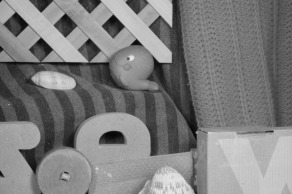
#> input picture Computer Vision/pset4/code/inputs/frame10.jpg, 292 x 194 px
$ python prob4.py
#> lines starting #> are read from the running program, lines starting #| are printed output that depends on the picture
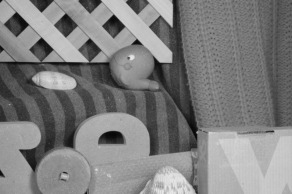
#> input picture Computer Vision/pset4/code/inputs/frame11.jpg, 292 x 194 px
## Default modules imported. Import more if you need to.
import numpy as np
from scipy.signal import convolve2d as conv2

# Use these as the x and y derivative filters
fx = np.float32([[1,0,-1]]) * np.float32([[1,1,1]]).T / 6.
fy = fx.T


# Compute optical flow using the lucas kanade method
# Use the fx, fy, defined above as the derivative filters
# and compute derivatives on the average of the two frames.
# Also, consider (x',y') values in a WxW window.
# Return two image shape arrays u,v corresponding to the
# horizontal and vertical flow.
def lucaskanade(f1,f2,W):
#> called with W = 11
    u = np.zeros(f1.shape)
    v = np.zeros(f1.shape)

    summer = np.ones([W,W])

    # add to diagonal elements for stability
    epsilon = 10**-10

    # time gradient
    It = f2-f1

    # gradient of avg of two frames
    I = (f2+f1)/2
    Ix = conv2(I, fx, mode='same', boundary='symm')
    Iy = conv2(I, fy, mode='same', boundary='symm')

    # elementwise multiplications of gradient terms
    Ixx = Ix*Ix
    Ixy = Ix*Iy
    Iyy = Iy*Iy
    Ixt = Ix*It
    Iyt = Iy*It

    # local summations using convolution with kernel of ones
    Ixx = conv2(Ixx,summer,mode='same',boundary='fill') + epsilon
    Ixy = conv2(Ixy,summer,mode='same',boundary='fill')
    Iyy = conv2(Iyy,summer,mode='same',boundary='fill') + epsilon
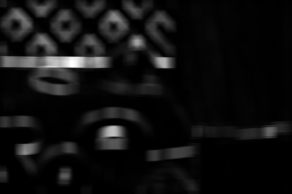
#> Iyy: shape (194, 292) float64; min 0.000136, max 2.13, mean 0.144; drawn with min black and max white
    Ixt = conv2(Ixt,summer,mode='same',boundary='fill')
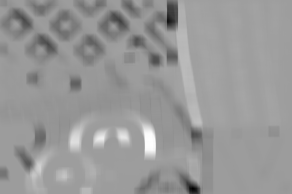
#> Ixt: shape (194, 292) float64; min -1.22, max 0.763, mean -0.0343; drawn with min black and max white
    Iyt = conv2(Iyt,summer,mode='same',boundary='fill')
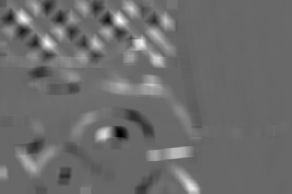
#> Iyt: shape (194, 292) float64; min -0.452, max 0.655, mean 0.0201; drawn with min black and max white

    # elementwise solution of 2x2 linear system for every pixel
    u = (Ixy*Iyt-Iyy*Ixt)/(Ixx*Iyy-Ixy*Ixy)
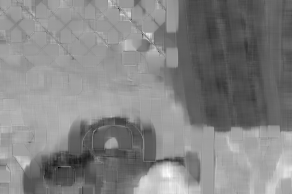
#> u: shape (194, 292) float64; min -3.01, max 2.84, mean 0.0222; drawn with min black and max white
    v = (Ixy*Ixt-Ixx*Iyt)/(Ixx*Iyy-Ixy*Ixy)
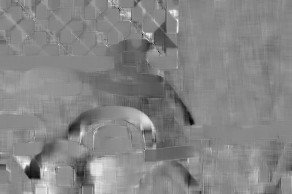
#> v: shape (194, 292) float64; min -2.48, max 2.12, mean -0.0715; drawn with min black and max white

    return u,v

########################## Support code below

from skimage.io import imread, imsave
from os.path import normpath as fn # Fixes window/linux path conventions
import matplotlib.pyplot as plt
import warnings
warnings.filterwarnings('ignore')


f1 = np.float32(imread(fn('inputs/frame10.jpg')))/255.
f2 = np.float32(imread(fn('inputs/frame11.jpg')))/255.

u,v = lucaskanade(f1,f2,11)


# Display quiver plot by downsampling
x = np.arange(u.shape[1])
#> x = 292 values from 0 to 291
y = np.arange(u.shape[0])
#> y = 194 values from 0 to 193
x,y = np.meshgrid(x,y[::-1])
plt.quiver(x[::8,::8],y[::8,::8],u[::8,::8],-v[::8,::8],pivot='mid')

plt.show()
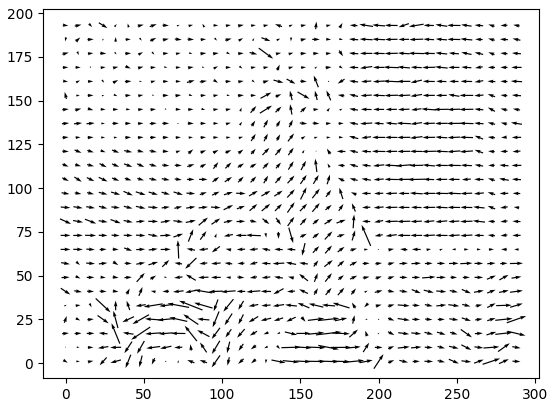
#> figure drawn by matplotlib, 1 panel
